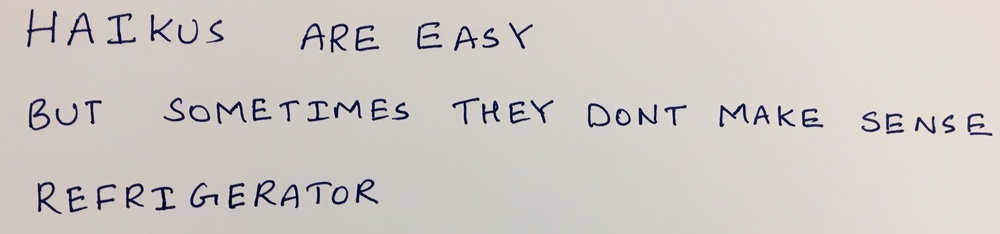
#> input picture HW5/images/03_haiku.jpg, 1000 x 234 px, shrunk from 3753 x 880 before the run, given in place of cv_cover.jpg, which was not available
$ python q2_1_4.py
#> lines starting #> are read from the running program, lines starting #| are printed output that depends on the picture; pictures that were not available may be replaced by others from this repository, and a replacement may not be noted
### hw2/python/matchPics.py
import numpy as np
import cv2
import skimage.color
from helper import briefMatch
from helper import computeBrief
from helper import corner_detection
from matplotlib import pyplot as plt
from skimage.color import rgb2gray

# [41 lines of commented-out code are left out]


def matchPics(I1, I2, opts):
	#I1, I2 : Images to match
	#opts: input opts
	ratio = opts.ratio  #'ratio for BRIEF feature descriptor'
	sigma = opts.sigma  #'threshold for corner detection using FAST feature detector'


	# #Convert Images to GrayScale

	I1_g = cv2.cvtColor(I1, cv2.COLOR_BGR2GRAY)
	I2_g = cv2.cvtColor(I2, cv2.COLOR_BGR2GRAY)


	# [7 lines of commented-out code are left out]
	I1_locs = corner_detection(I1_g, sigma)
	I2_locs = corner_detection(I2_g, sigma)

	#Obtain descriptors for the computed feature locations
	I1_desc, I1_locs = computeBrief(I1_g, I1_locs)
	I2_desc, I2_locs = computeBrief(I2_g, I2_locs)

	# [10 lines of commented-out code are left out]

	matches = briefMatch(I1_desc, I2_desc, ratio)
	locs1 = I1_locs
	locs2 = I2_locs

	return matches, locs1, locs2

### hw2/python/helper.py
import numpy as np
import cv2
import scipy.io as sio
from matplotlib import pyplot as plt
import skimage.feature

PATCHWIDTH = 9

def briefMatch(desc1,desc2,ratio):

	matches = skimage.feature.match_descriptors(desc1,desc2,'hamming',cross_check=True,max_ratio=ratio)
	return matches


def plotMatches(im1,im2,matches,locs1,locs2):
	fig, ax = plt.subplots(nrows=1, ncols=1)
	im1 = cv2.cvtColor(im1, cv2.COLOR_BGR2GRAY)
	im2 = cv2.cvtColor(im2, cv2.COLOR_BGR2GRAY)
	plt.axis('off')
	skimage.feature.plot_matches(ax,im1,im2,locs1,locs2,matches,matches_color='r',only_matches=True)
	plt.show()
	return


def makeTestPattern(patchWidth, nbits):
	np.random.seed(0)
	compareX = patchWidth*patchWidth * np.random.random((nbits,1))
	compareX = np.floor(compareX).astype(int)
	np.random.seed(1)
	compareY = patchWidth*patchWidth * np.random.random((nbits,1))
	compareY = np.floor(compareY).astype(int)

	return (compareX, compareY)


def computePixel(img, idx1, idx2, width, center):
	halfWidth = width // 2
	col1 = idx1 % width - halfWidth
	row1 = idx1 // width - halfWidth
	col2 = idx2 % width - halfWidth
	row2 = idx2 // width - halfWidth
	return 1 if img[int(center[0]+row1)][int(center[1]+col1)] < img[int(center[0]+row2)][int(center[1]+col2)] else 0


def computeBrief(img, locs):


	patchWidth = 9
	nbits = 256
	compareX, compareY = makeTestPattern(patchWidth,nbits)
	m, n = img.shape

	halfWidth = patchWidth//2

	locs = np.array(list(filter(lambda x: halfWidth <= x[0] < m-halfWidth and halfWidth <= x[1] < n-halfWidth, locs)))
	desc = np.array([list(map(lambda x: computePixel(img, x[0], x[1], patchWidth, c), zip(compareX, compareY))) for c in locs])

	return desc, locs


def corner_detection(img, sigma):
	# fast method
	result_img = skimage.feature.corner_fast(img, n=PATCHWIDTH, threshold=sigma)
	locs = skimage.feature.corner_peaks(result_img, min_distance=1)
	return locs

### hw2/python/opts.py
'''
Hyperparameters wrapped in argparse
This file contains most of tuanable parameters for this homework


You can change the values by changing their default fields or by command-line
arguments. For example, "python q2_1_4.py --sigma 0.15 --ratio 0.7"
'''

import argparse

def get_opts():
    parser = argparse.ArgumentParser(description='16-720 HW2: Homography')

    ## Feature detection (requires tuning)
    parser.add_argument('--sigma', type=float, default=0.15,
                        help='threshold for corner detection using FAST feature detector')
    parser.add_argument('--ratio', type=float, default=0.7,
                        help='ratio for BRIEF feature descriptor')

    ## Ransac (requires tuning)
    parser.add_argument('--max_iters', type=int, default=500,
                        help='the number of iterations to run RANSAC for')
    parser.add_argument('--inlier_tol', type=float, default=2.0,
                        help='the tolerance value for considering a point to be an inlier')

    ## Additional options (add your own hyperparameters here)

    ##
    opts = parser.parse_args()

    return opts

### hw2/python/q2_1_4.py
import numpy as np
import cv2
from matchPics import matchPics
from helper import plotMatches
from opts import get_opts
from planarH import computeH, computeH_norm, computeH_ransac
import scipy


opts = get_opts()

cv_cover = cv2.imread('../data/cv_cover.jpg')
#> cv_cover is the input picture: shape (234, 1000, 3); mean B, G, R 196.8, 201.2, 206.8
cv_desk = cv2.imread('../data/cv_desk.png')
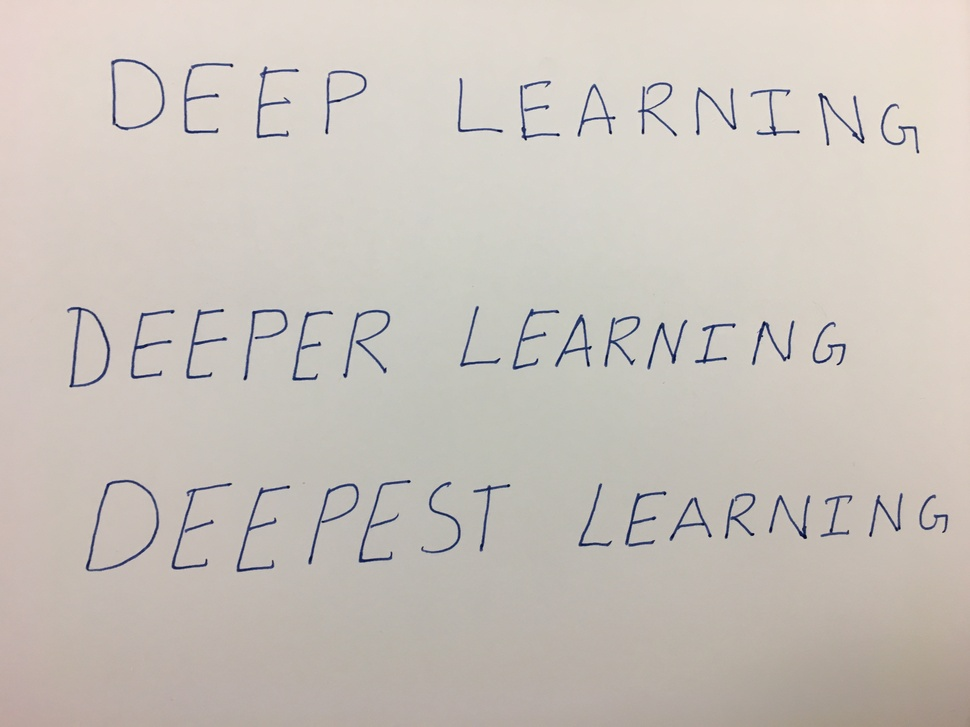
#> input picture HW5/images/04_deep.jpg, 970 x 727 px, shrunk from 4032 x 3024 before the run, given in place of cv_desk.png, which was not available
#> cv_desk is the input picture: shape (727, 970, 3); mean B, G, R 187.7, 194.6, 201.5


matches, locs1, locs2 = matchPics(cv_desk, cv_cover,  opts)
#> in corner_detection, `result_img = skimage.feature.corner_fast(img, n=PATCHWIDTH, threshold=..`:
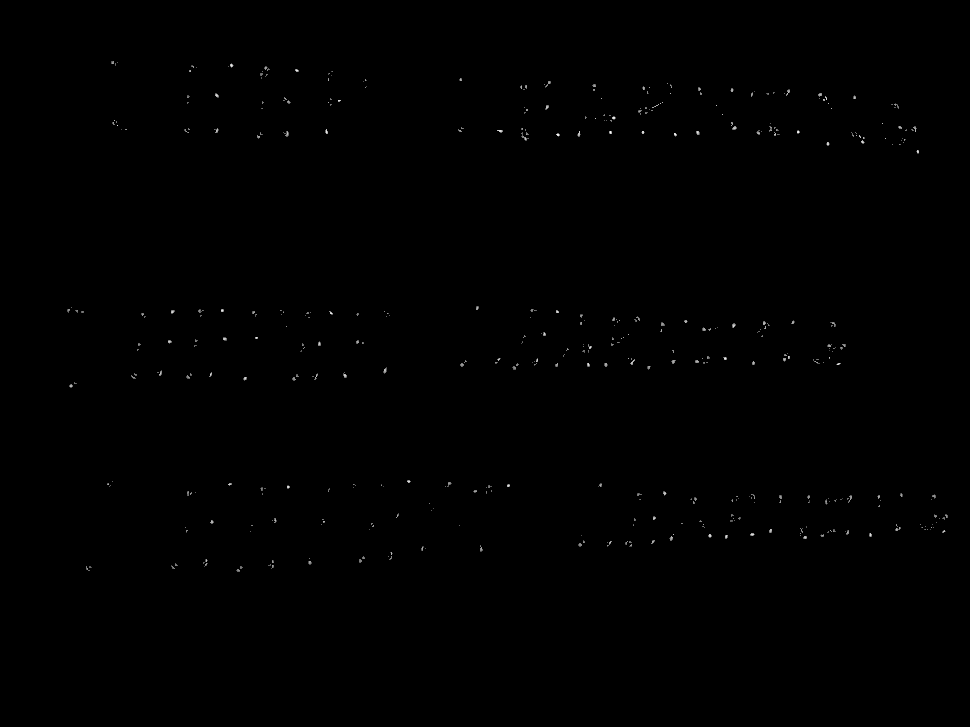
#> result_img: shape (727, 970) float64; min 0, max 11.52, mean 0.0201; drawn with min black and max white
#> in corner_detection, `locs = skimage.feature.corner_peaks(result_img, min_distance=1)`: locs = 492 pairs, first value 62 to 570, second value 69 to 946
#> in matchPics, `I1_locs = corner_detection(I1_g, sigma)`: I1_locs has the same summary as locs in corner_detection
#> call 2 of corner_detection, with sigma = 0.15
#> in corner_detection (call 2), `result_img = skimage.feature.corner_fast(img, n=PATCHWIDTH, threshold=..`:
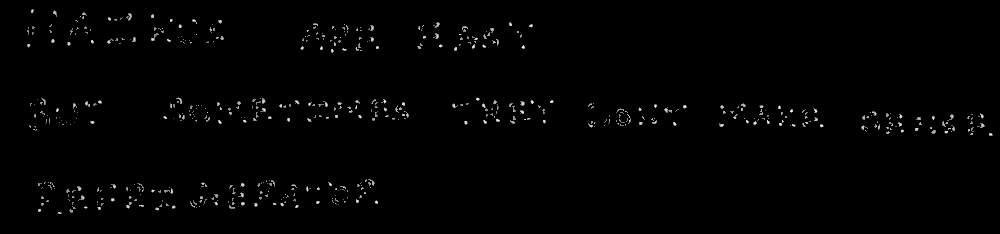
#> result_img: shape (234, 1000) float64; min 0, max 12.05, mean 0.108; drawn with min black and max white
#> in corner_detection (call 2), `locs = skimage.feature.corner_peaks(result_img, min_distance=1)`: locs = 627 pairs, first value 10 to 212, second value 28 to 991
#> in matchPics, `I2_locs = corner_detection(I2_g, sigma)`: I2_locs has the same summary as locs in corner_detection
#> in computeBrief, `locs = np.array(list(filter(lambda x: halfWidth <= x[0] < m-halfWidth ..`: locs = 492 pairs, first value 62 to 570, second value 69 to 946
#> in briefMatch, `matches = skimage.feature.match_descriptors(desc1,desc2,'hamming',cros..`: matches = 19 rows, first 8: [58, 50], [105, 278], [110, 29], [117, 239], [124, 134], [154, 250], [172, 150], [173, 247]
#> in matchPics, `locs1 = I1_locs`: locs1 has the same summary as locs in computeBrief
#> in matchPics, `locs2 = I2_locs`: locs2 = 627 pairs, first value 10 to 212, second value 28 to 991
#> locs1 has the same summary as locs in computeBrief

#> (the run stopped early here; a loop or call above may not have finished)
